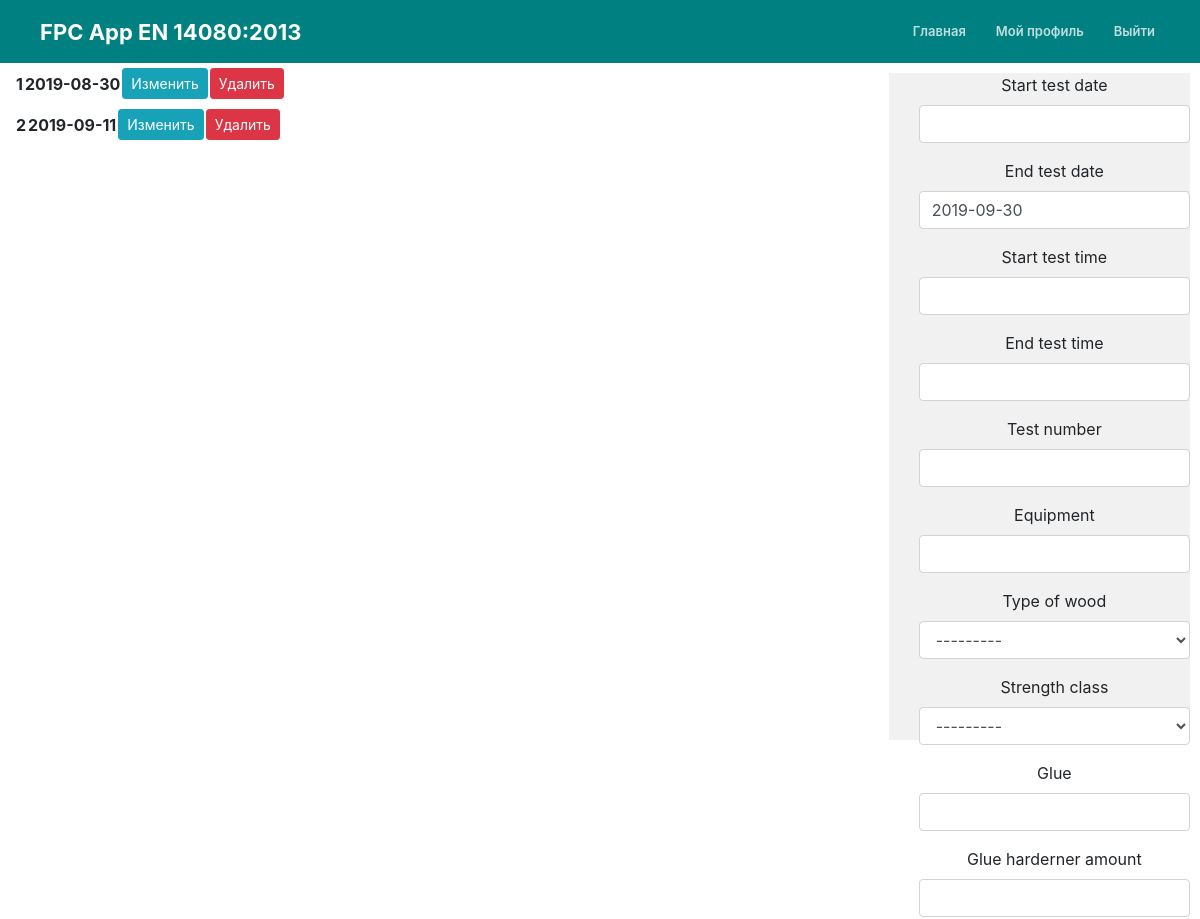
The app's page /bendtestfilter/ (signed in, upper part), older data.
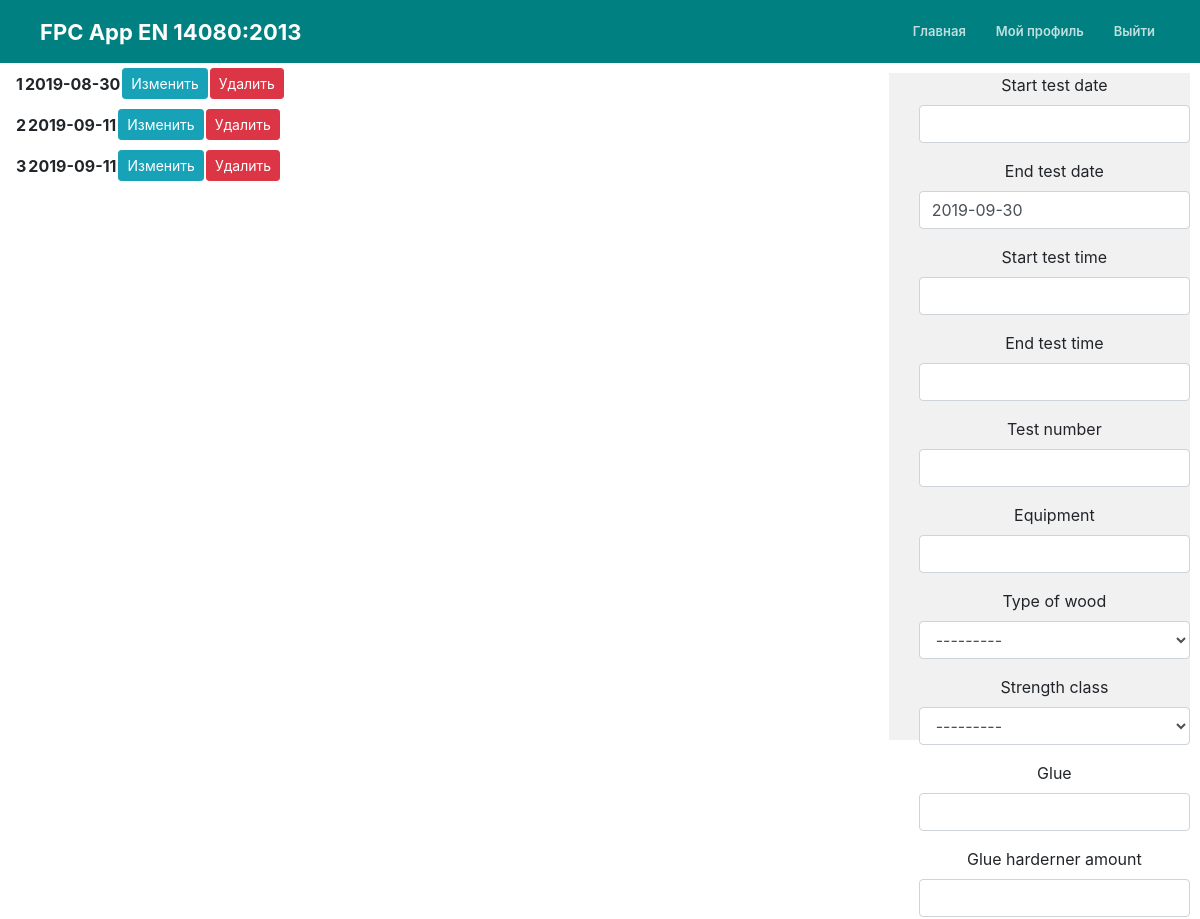
The same page, newer data.
### mainApp/models.py (models this page shows, shortened)
class TestLamella(models.Model):
	test_date = models.DateField()
	test_time = models.TimeField(blank=True, null=True, default=None)
	test_number = models.IntegerField(default=def_bt_test_number)
	equipment = models.CharField(max_length=100, default=def_bt_equipment)
	type_of_wood = models.ForeignKey(Wood_types, on_delete=models.PROTECT, null=True, related_name='TestLamella_fj_wood_type', default=def_bt_type_of_wood)
	strength_class = models.ForeignKey(strength_class_types, on_delete=models.PROTECT, null=True, related_name='TestLamella_strength_class', default=def_bt_strength_class)
	glue = models.CharField(max_length=100, default=def_bt_glue)
	glue_harderner_amount = models.CharField(max_length=100, blank=True, default=def_bt_glue_harderner_amount)
	lamellas_thickness = models.IntegerField(default=def_bt_lamellas_thickness)
	lamellas_width = models.IntegerField(default=def_bt_lamellas_width)
	lamellas_length = models.IntegerField(default=def_bt_lamellas_length)
	fj_length = models.IntegerField(default=def_bt_fj_length)
	fj_path = models.IntegerField(default=def_bt_fj_path)
	fj_gap = models.IntegerField(default=def_bt_fj_gap)
	fj_angle = models.IntegerField(default=def_bt_fj_angle)
	fj_orientation = models.CharField(max_length=100, choices=[('Пластевое', 'Пластевое'), ('Ребровое', 'Ребровое')], default=def_bt_fj_orientation)
	lamellas_left_moisture = models.IntegerField(default=def_bt_lamellas_left_moisture)
	lamellas_right_moisture = models.IntegerField(default=def_bt_lamellas_right_moisture)
	glue_pressure = models.FloatField(default=def_bt_glue_pressure)
	pressure_time = models.IntegerField(blank=True, null=True, default=def_bt_pressure_time)
	glue_use_amount = models.IntegerField(default=def_bt_glue_use_amount)
	glue_batch_number = models.CharField(max_length=100, default=def_bt_glue_batch_number)
	glue_expiration_date = models.DateField()
	lamellas_param = models.CharField(blank=True, max_length=100, default=def_bt_lamellas_param)
	lamellas_took_person = models.ForeignKey(Person, on_delete=models.PROTECT, related_name='TestLamella_took_person', default=def_bt_lamellas_took_person)
	force_crash = models.FloatField()
	time_of_testing = models.IntegerField(blank=True, null=True)
	lamellas_strength = models.FloatField()
	passed = models.BooleanField(default=False)
	by_fj_crash = models.IntegerField()
	base_fj_crash = models.IntegerField()
	out_of_fj_crash = models.IntegerField()
	comment = models.TextField(blank=True)
	photo = models.ImageField(upload_to='uploads', blank=True)
	author = models.ForeignKey(User, blank=True, null=True, on_delete=models.CASCADE)

### mainApp/views.py (the view)
# urls.py: path('bendtestfilter/', today_views.bendtestfilterView, name='bendtestfilter'),
@login_required
def bendtestfilterView(request):
	user = get_object_or_404(User, username=request.user.username)
	bendtests = TestLamella.objects.filter(author=user).order_by('test_number')
	if request.method == 'POST':
		form = BendtestFilterForm(request.POST)
		if form.is_valid():
			if form.cleaned_data.get('start_test_date'):
				start_test_date = form.cleaned_data.get('start_test_date')
				bendtests = bendtests.filter(test_date__gte=start_test_date).order_by('test_number')
			if form.cleaned_data.get('end_test_date'):
				end_test_date = form.cleaned_data.get('end_test_date')
				bendtests = bendtests.filter(test_date__lte=end_test_date).order_by('test_number')
			if form.cleaned_data.get('type_of_wood'):
				type_of_wood = form.cleaned_data.get('type_of_wood')
				bendtests = bendtests.filter(type_of_wood=type_of_wood).order_by('test_number')
			if form.cleaned_data.get('start_test_time'):
				start_test_time = form.cleaned_data.get('start_test_time')
				bendtests = bendtests.filter(test_time__gte=start_test_time).order_by('test_number')
			if form.cleaned_data.get('end_test_time'):
				end_test_time = form.cleaned_data.get('end_test_time')
				bendtests = bendtests.filter(test_time__lte=end_test_time).order_by('test_number')
			if form.cleaned_data.get('test_number'):
				test_number = form.cleaned_data.get('test_number')
				bendtests = bendtests.filter(test_number=test_number).order_by('test_number')
			if form.cleaned_data.get('equipment'):
				equipment = form.cleaned_data.get('equipment')
				bendtests = bendtests.filter(equipment__iexact=equipment).order_by('test_number')
			if form.cleaned_data.get('strength_class'):
				strength_class = form.cleaned_data.get('strength_class')
				bendtests = bendtests.filter(strength_class=strength_class).order_by('test_number')
			if form.cleaned_data.get('glue'):
				glue = form.cleaned_data.get('glue')
				bendtests = bendtests.filter(glue__iexact=glue).order_by('test_number')
			if form.cleaned_data.get('glue_harderner_amount'):
				glue_harderner_amount = form.cleaned_data.get('glue_harderner_amount')
				bendtests = bendtests.filter(glue_harderner_amount__iexact=glue_harderner_amount).order_by('test_number')
			if form.cleaned_data.get('lamellas_thickness_from'):
				lamellas_thickness_from = form.cleaned_data.get('lamellas_thickness_from')
				bendtests = bendtests.filter(lamellas_thickness__gte=lamellas_thickness_from).order_by('test_number')
			if form.cleaned_data.get('lamellas_thickness_to'):
				lamellas_thickness_to = form.cleaned_data.get('lamellas_thickness_to')
				bendtests = bendtests.filter(lamellas_thickness__lte=lamellas_thickness_to).order_by('test_number')
			if form.cleaned_data.get('fj_length'):
				fj_length = form.cleaned_data.get('fj_length')
				bendtests = bendtests.filter(fj_length=fj_length).order_by('test_number')
			if form.cleaned_data.get('fj_path'):
				fj_path = form.cleaned_data.get('fj_path')
				bendtests = bendtests.filter(fj_path=fj_path).order_by('test_number')
			if form.cleaned_data.get('fj_gap'):
				fj_gap = form.cleaned_data.get('fj_gap')
				bendtests = bendtests.filter(fj_gap=fj_gap).order_by('test_number')
			if form.cleaned_data.get('fj_angle'):
				fj_angle = form.cleaned_data.get('fj_angle')
				bendtests = bendtests.filter(fj_angle=fj_angle).order_by('test_number')
			if form.cleaned_data.get('fj_orientation'):
				fj_orientation = form.cleaned_data.get('fj_orientation')
				bendtests = bendtests.filter(fj_orientation=fj_orientation).order_by('test_number')
			if form.cleaned_data.get('lamellas_left_moisture_from'):
				lamellas_left_moisture_from = form.cleaned_data.get('lamellas_left_moisture_from')
				bendtests = bendtests.filter(lamellas_left_moisture__gte=lamellas_left_moisture_from).order_by('test_number')
			if form.cleaned_data.get('lamellas_left_moisture_to'):
				lamellas_left_moisture_to = form.cleaned_data.get('lamellas_left_moisture_to')
				bendtests = bendtests.filter(lamellas_left_moisture__lte=lamellas_left_moisture_to).order_by('test_number')
			if form.cleaned_data.get('lamellas_right_moisture_from'):
				lamellas_right_moisture_from = form.cleaned_data.get('lamellas_right_moisture_from')
				bendtests = bendtests.filter(lamellas_right_moisture__gte=lamellas_right_moisture_from).order_by('test_number')
			if form.cleaned_data.get('lamellas_right_moisture_to'):
				lamellas_right_moisture_to = form.cleaned_data.get('lamellas_right_moisture_to')
				bendtests = bendtests.filter(lamellas_right_moisture__lte=lamellas_right_moisture_to).order_by('test_number')
			if form.cleaned_data.get('glue_pressure_from'):
				glue_pressure_from = form.cleaned_data.get('glue_pressure_from')
				bendtests = bendtests.filter(glue_pressure__gte=glue_pressure_from).order_by('test_number')
			if form.cleaned_data.get('glue_pressure_to'):
				glue_pressure_to = form.cleaned_data.get('glue_pressure_to')
				bendtests = bendtests.filter(glue_pressure__lte=glue_pressure_to).order_by('test_number')
			if form.cleaned_data.get('pressure_time_from'):
				pressure_time_from = form.cleaned_data.get('pressure_time_from')
				bendtests = bendtests.filter(pressure_time__gte=pressure_time_from).order_by('test_number')
			if form.cleaned_data.get('pressure_time_to'):
				pressure_time_to = form.cleaned_data.get('pressure_time_to')
				bendtests = bendtests.filter(pressure_time__lte=pressure_time_to).order_by('test_number')
			if form.cleaned_data.get('glue_use_amount_from'):
				glue_use_amount_from = form.cleaned_data.get('glue_use_amount_from')
				bendtests = bendtests.filter(glue_use_amount__gte=glue_use_amount_from).order_by('test_number')
			if form.cleaned_data.get('glue_use_amount_to'):
				glue_use_amount_to = form.cleaned_data.get('glue_use_amount_to')
				bendtests = bendtests.filter(glue_use_amount__lte=glue_use_amount_to).order_by('test_number')
			if form.cleaned_data.get('glue_batch_number'):
				glue_batch_number = form.cleaned_data.get('glue_batch_number')
				bendtests = bendtests.filter(glue_batch_number=glue_batch_number).order_by('test_number')
			if form.cleaned_data.get('start_glue_expiration_date'):
				start_glue_expiration_date = form.cleaned_data.get('start_glue_expiration_date')
				bendtests = bendtests.filter(glue_expiration_date__gte=start_glue_expiration_date).order_by('test_number')
			if form.cleaned_data.get('end_glue_expiration_date'):
				end_glue_expiration_date = form.cleaned_data.get('end_glue_expiration_date')
				bendtests = bendtests.filter(glue_expiration_date__lte=end_glue_expiration_date).order_by('test_number')
			if form.cleaned_data.get('lamellas_param'):
				lamellas_param = form.cleaned_data.get('lamellas_param')
				bendtests = bendtests.filter(lamellas_param__iexact=lamellas_param).order_by('test_number')
			if form.cleaned_data.get('lamellas_took_person'):
				lamellas_took_person = form.cleaned_data.get('lamellas_took_person')
				bendtests = bendtests.filter(lamellas_took_person=lamellas_took_person).order_by('test_number')
			if form.cleaned_data.get('force_crash_from'):
				force_crash_from = form.cleaned_data.get('force_crash_from')
				bendtests = bendtests.filter(force_crash__gte=force_crash_from).order_by('test_number')
			if form.cleaned_data.get('force_crash_to'):
				force_crash_to = form.cleaned_data.get('force_crash_to')
				bendtests = bendtests.filter(force_crash__lte=force_crash_to).order_by('test_number')
			if form.cleaned_data.get('time_of_testing_from'):
				time_of_testing_from = form.cleaned_data.get('time_of_testing_from')
				bendtests = bendtests.filter(time_of_testing__gte=time_of_testing_from).order_by('test_number')
			if form.cleaned_data.get('time_of_testing_to'):
				time_of_testing_to = form.cleaned_data.get('time_of_testing_to')
				bendtests = bendtests.filter(time_of_testing__lte=time_of_testing_to).order_by('test_number')
			if form.cleaned_data.get('lamellas_strength_from'):
				lamellas_strength_from = form.cleaned_data.get('lamellas_strength_from')
				bendtests = bendtests.filter(lamellas_strength__gte=lamellas_strength_from).order_by('test_number')
			if form.cleaned_data.get('lamellas_strength_to'):
				lamellas_strength_to = form.cleaned_data.get('lamellas_strength_to')
				bendtests = bendtests.filter(lamellas_strength__lte=lamellas_strength_to).order_by('test_number')
			if form.cleaned_data.get('by_fj_crash_from'):
				by_fj_crash_from = form.cleaned_data.get('by_fj_crash_from')
				bendtests = bendtests.filter(by_fj_crash__gte=by_fj_crash_from).order_by('test_number')
			if form.cleaned_data.get('by_fj_crash_to'):
				by_fj_crash_to = form.cleaned_data.get('by_fj_crash_to')
				bendtests = bendtests.filter(by_fj_crash__lte=by_fj_crash_to).order_by('test_number')
			if form.cleaned_data.get('out_of_fj_crash_from'):
				out_of_fj_crash_from = form.cleaned_data.get('out_of_fj_crash_from')
				bendtests = bendtests.filter(out_of_fj_crash__gte=out_of_fj_crash_from).order_by('test_number')
			if form.cleaned_data.get('out_of_fj_crash_to'):
				out_of_fj_crash_to = form.cleaned_data.get('out_of_fj_crash_to')
				bendtests = bendtests.filter(out_of_fj_crash__lte=out_of_fj_crash_to).order_by('test_number')
			if form.cleaned_data.get('base_fj_crash_from'):
				base_fj_crash_from = form.cleaned_data.get('base_fj_crash_from')
				bendtests = bendtests.filter(base_fj_crash__gte=base_fj_crash_from).order_by('test_number')
			if form.cleaned_data.get('base_fj_crash_to'):
				base_fj_crash_to = form.cleaned_data.get('base_fj_crash_to')
				bendtests = bendtests.filter(base_fj_crash__lte=base_fj_crash_to).order_by('test_number')
			if form.cleaned_data.get('base_fj_crash_to'):
				base_fj_crash_to = form.cleaned_data.get('base_fj_crash_to')
				bendtests = bendtests.filter(base_fj_crash__lte=base_fj_crash_to).order_by('test_number')
			if form.cleaned_data.get('passed_true'):
				bendtests = bendtests.filter(passed=True).order_by('test_number')
			if form.cleaned_data.get('passed_false'):
				bendtests = bendtests.filter(passed=False).order_by('test_number')
			if form.cleaned_data.get('comment'):
				comment = form.cleaned_data.get('comment')
				bendtests = bendtests.filter(comment__icontains=comment).order_by('test_number')
	else:
		form = BendtestFilterForm()
	return render(request, 'mainApp/bendtestfilter.html', {'bendtests': bendtests, 'form': form, })

### mainApp/models.py (called while the page is built)
def def_bt_equipment():
	try:
		last_bendtests = TestLamella.objects.all().order_by('-test_date', '-test_number', '-test_time').first()
		return last_bendtests.equipment
	except: return None

def def_bt_glue():
	try:
		last_bendtests = TestLamella.objects.all().order_by('-test_date', '-test_number', '-test_time').first()
		return last_bendtests.glue
	except: return None

def def_bt_lamellas_thickness():
	try:
		last_bendtests = TestLamella.objects.all().order_by('-test_date', '-test_number', '-test_time').first()
		return last_bendtests.lamellas_thickness
	except: return None

def def_bt_lamellas_width():
	try:
		last_bendtests = TestLamella.objects.all().order_by('-test_date', '-test_number', '-test_time').first()
		return last_bendtests.lamellas_width
	except: return None

def def_bt_lamellas_length():
	try:
		last_bendtests = TestLamella.objects.all().order_by('-test_date', '-test_number', '-test_time').first()
		return last_bendtests.lamellas_length
	except: return None

def def_bt_glue_harderner_amount():
	try:
		last_bendtests = TestLamella.objects.all().order_by('-test_date', '-test_number', '-test_time').first()
		return last_bendtests.glue_harderner_amount
	except: return None

### mainApp/templates/mainApp/bendtestfilter.html (shortened to what this page needs)
{% extends "mainApp/today.html" %}
{% load crispy_forms_tags %}
{% load bootstrap4 %}
{% block content %}
 <div class="content-section tabletoday">
    {% for test in bendtests %}
    <table class="content-section tabletoday">
        <th>{{ test.test_number }}</th>
        <th>{{ test.test_date|date:"Y-m-d" }}</th>
        <th><a class="btn btn-info btn-sm mt-1 mb-1" href="{% url 'bend-test-update' test.id %}">Изменить</a></th>
        <th><a class="btn btn-danger btn-sm mt-1 mb-1" href="{% url 'bend-test-delete' test.id %}">Удалить</a></th>
    </table>
    {% endfor %}
</div>
{% endblock content %}
{% block sidebar %}
<form method="POST" action="{% url 'bendtestfilter' %}">
    <th>
    {{ form|crispy }}
    </th>
</form>
{% endblock sidebar %}

Row changes from the older to the newer data that the page shows:
added TestLamella: test_number "3", test_date "2019-09-11"
